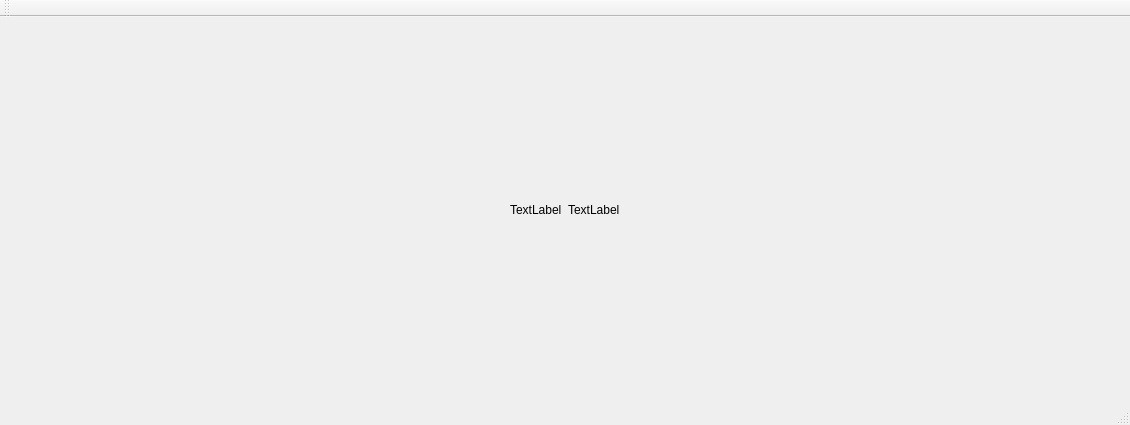
<?xml version="1.0" encoding="UTF-8"?>
<ui version="4.0">
 <class>MainWindow</class>
 <widget class="QMainWindow" name="MainWindow">
  <property name="geometry">
   <rect>
    <x>0</x>
    <y>0</y>
    <width>1130</width>
    <height>425</height>
   </rect>
  </property>
  <property name="windowTitle">
   <string>MainWindow</string>
  </property>
  <widget class="QWidget" name="centralWidget">
   <layout class="QHBoxLayout" name="horizontalLayout">
    <item>
     <spacer name="horizontalSpacer">
      <property name="orientation">
       <enum>Qt::Horizontal</enum>
      </property>
      <property name="sizeHint" stdset="0">
       <size>
        <width>40</width>
        <height>20</height>
       </size>
      </property>
     </spacer>
    </item>
    <item>
     <widget class="ClickableLabel" name="label_left">
      <property name="text">
       <string>TextLabel</string>
      </property>
     </widget>
    </item>
    <item>
     <widget class="ClickableLabel" name="label_right">
      <property name="text">
       <string>TextLabel</string>
      </property>
     </widget>
    </item>
    <item>
     <spacer name="horizontalSpacer_2">
      <property name="orientation">
       <enum>Qt::Horizontal</enum>
      </property>
      <property name="sizeHint" stdset="0">
       <size>
        <width>40</width>
        <height>20</height>
       </size>
      </property>
     </spacer>
    </item>
   </layout>
  </widget>
  <widget class="QMenuBar" name="menuBar">
   <property name="geometry">
    <rect>
     <x>0</x>
     <y>0</y>
     <width>1130</width>
     <height>22</height>
    </rect>
   </property>
  </widget>
  <widget class="QToolBar" name="mainToolBar">
   <attribute name="toolBarArea">
    <enum>TopToolBarArea</enum>
   </attribute>
   <attribute name="toolBarBreak">
    <bool>false</bool>
   </attribute>
  </widget>
  <widget class="QStatusBar" name="statusBar"/>
 </widget>
 <layoutdefault spacing="6" margin="11"/>
 <customwidgets>
  <customwidget>
   <class>ClickableLabel</class>
   <extends>QLabel</extends>
   <header>clickablelabel.h</header>
   <slots>
    <signal>clicked()</signal>
   </slots>
  </customwidget>
 </customwidgets>
 <resources/>
 <connections/>
</ui>
